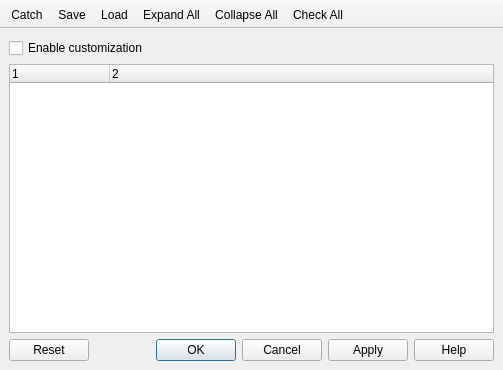
<?xml version="1.0" encoding="UTF-8"?>
<ui version="4.0">
 <class>QgsCustomizationDialogBase</class>
 <widget class="QMainWindow" name="QgsCustomizationDialogBase">
  <property name="geometry">
   <rect>
    <x>0</x>
    <y>0</y>
    <width>503</width>
    <height>370</height>
   </rect>
  </property>
  <property name="windowTitle">
   <string>Interface Customization</string>
  </property>
  <widget class="QWidget" name="centralwidget">
   <layout class="QVBoxLayout" name="verticalLayout_2">
    <item>
     <widget class="QCheckBox" name="mCustomizationEnabledCheckBox">
      <property name="text">
       <string>Enable customization</string>
      </property>
     </widget>
    </item>
    <item>
     <widget class="QTreeWidget" name="treeWidget">
      <property name="selectionBehavior">
       <enum>QAbstractItemView::SelectItems</enum>
      </property>
      <property name="columnCount">
       <number>2</number>
      </property>
      <attribute name="headerVisible">
       <bool>true</bool>
      </attribute>
      <column>
       <property name="text">
        <string notr="true">1</string>
       </property>
      </column>
      <column>
       <property name="text">
        <string notr="true">2</string>
       </property>
      </column>
     </widget>
    </item>
    <item>
     <widget class="QDialogButtonBox" name="buttonBox">
      <property name="orientation">
       <enum>Qt::Horizontal</enum>
      </property>
      <property name="standardButtons">
       <set>QDialogButtonBox::Apply|QDialogButtonBox::Cancel|QDialogButtonBox::Help|QDialogButtonBox::Ok|QDialogButtonBox::Reset</set>
      </property>
     </widget>
    </item>
   </layout>
  </widget>
  <widget class="QToolBar" name="toolBar">
   <property name="windowTitle">
    <string>toolBar</string>
   </property>
   <property name="movable">
    <bool>false</bool>
   </property>
   <property name="iconSize">
    <size>
     <width>24</width>
     <height>24</height>
    </size>
   </property>
   <attribute name="toolBarArea">
    <enum>TopToolBarArea</enum>
   </attribute>
   <attribute name="toolBarBreak">
    <bool>false</bool>
   </attribute>
   <addaction name="actionCatch"/>
   <addaction name="actionSave"/>
   <addaction name="actionLoad"/>
   <addaction name="actionExpandAll"/>
   <addaction name="actionCollapseAll"/>
   <addaction name="actionSelectAll"/>
  </widget>
  <action name="actionCatch">
   <property name="checkable">
    <bool>true</bool>
   </property>
   <property name="icon">
    <iconset resource="../../images/images.qrc">
     <normaloff>:/images/themes/default/mActionSelect.svg</normaloff>:/images/themes/default/mActionSelect.svg</iconset>
   </property>
   <property name="text">
    <string>Catch</string>
   </property>
   <property name="toolTip">
    <string>Switch to catching widgets in main application</string>
   </property>
  </action>
  <action name="actionSave">
   <property name="icon">
    <iconset resource="../../images/images.qrc">
     <normaloff>:/images/themes/default/mActionFileSave.svg</normaloff>:/images/themes/default/mActionFileSave.svg</iconset>
   </property>
   <property name="text">
    <string>Save</string>
   </property>
   <property name="toolTip">
    <string>Save to file</string>
   </property>
  </action>
  <action name="actionLoad">
   <property name="icon">
    <iconset resource="../../images/images.qrc">
     <normaloff>:/images/themes/default/mActionFileOpen.svg</normaloff>:/images/themes/default/mActionFileOpen.svg</iconset>
   </property>
   <property name="text">
    <string>Load</string>
   </property>
   <property name="toolTip">
    <string>Load from file</string>
   </property>
  </action>
  <action name="actionExpandAll">
   <property name="icon">
    <iconset resource="../../images/images.qrc">
     <normaloff>:/images/themes/default/mActionExpandTree.svg</normaloff>:/images/themes/default/mActionExpandTree.svg</iconset>
   </property>
   <property name="text">
    <string>Expand All</string>
   </property>
  </action>
  <action name="actionCollapseAll">
   <property name="icon">
    <iconset resource="../../images/images.qrc">
     <normaloff>:/images/themes/default/mActionCollapseTree.svg</normaloff>:/images/themes/default/mActionCollapseTree.svg</iconset>
   </property>
   <property name="text">
    <string>Collapse All</string>
   </property>
  </action>
  <action name="actionSelectAll">
   <property name="icon">
    <iconset resource="../../images/images.qrc">
     <normaloff>:/images/themes/default/mActionSelectAllTree.svg</normaloff>:/images/themes/default/mActionSelectAllTree.svg</iconset>
   </property>
   <property name="text">
    <string>Check All</string>
   </property>
  </action>
 </widget>
 <resources>
  <include location="../../images/images.qrc"/>
 </resources>
 <connections/>
</ui>
